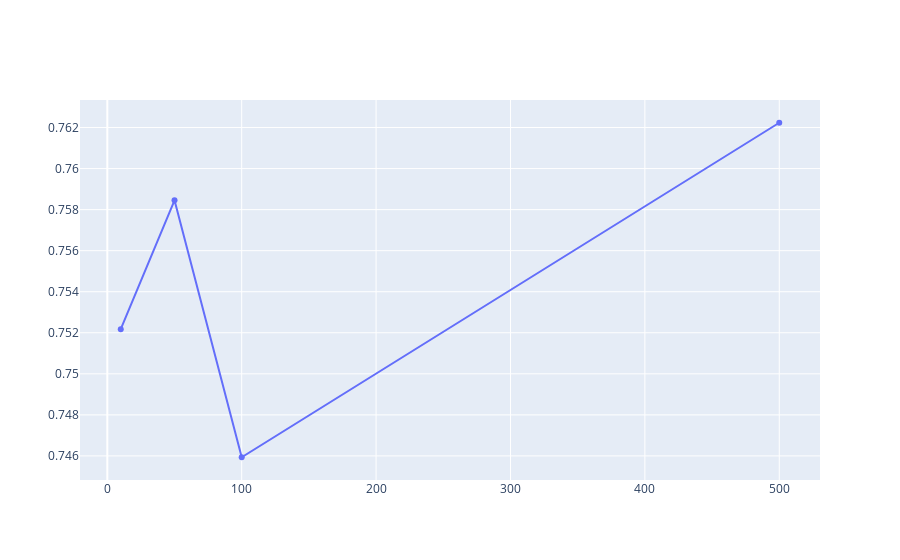

Here is the notebook cell this chart was saved with:
### Code cell
# Plot epochs vs accuracy at that epoch point.
fig = go.Figure()
fig.add_trace(go.Scatter(x=epochs, y=means, mode='lines+markers', name='lines+markers'))
fig.show();

### Figure 1 — Plotly figure (JSON) as saved in the notebook; plotly's stock layout.template omitted (floating-point values rounded to 4 significant figures)
{"data": [{"mode": "lines+markers", "name": "lines+markers", "type": "scatter", "x": [10, 50, 100, 500], "y": [0.7522, 0.7585, 0.7459, 0.7622, 0.7434, 0.7647, 0.7672, 0.7309, 0.7309, 0.7447, 0.766, 0.7534, 0.7022, 0.766, 0.7446, 0.7422, 0.7009, 0.7559, 0.7634, 0.766, 0.6546, 0.7434, 0.7422, 0.7635, 0.6244, 0.7597, 0.7422, 0.7447]}], "layout": {}}
